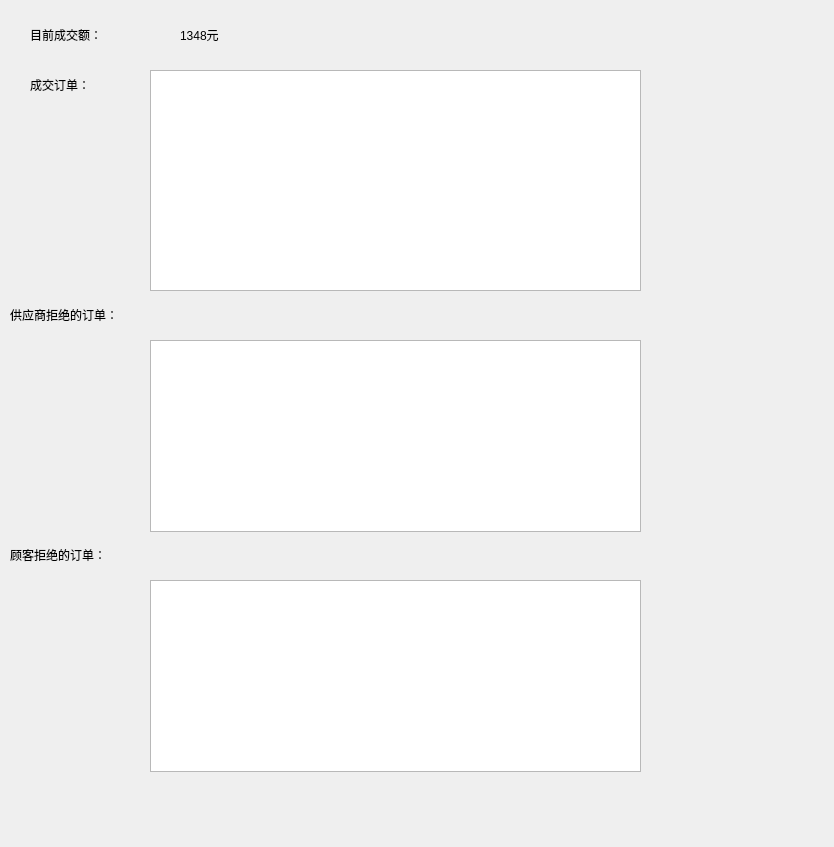
<?xml version="1.0" encoding="UTF-8"?>
<ui version="4.0">
 <class>Form</class>
 <widget class="QWidget" name="Form">
  <property name="geometry">
   <rect>
    <x>0</x>
    <y>0</y>
    <width>834</width>
    <height>847</height>
   </rect>
  </property>
  <property name="windowTitle">
   <string>Form</string>
  </property>
  <property name="styleSheet">
   <string notr="true">QWidget#Form
{
	border-image: url(:/TmainWgt/resource/picture/T_summaryWgt_background.jpg);
}</string>
  </property>
  <widget class="QLabel" name="label">
   <property name="geometry">
    <rect>
     <x>30</x>
     <y>20</y>
     <width>168</width>
     <height>30</height>
    </rect>
   </property>
   <property name="styleSheet">
    <string notr="true">font: 18pt &quot;隶书&quot;;</string>
   </property>
   <property name="text">
    <string>目前成交额：</string>
   </property>
  </widget>
  <widget class="QLabel" name="cfmmoneyQlabel">
   <property name="geometry">
    <rect>
     <x>180</x>
     <y>20</y>
     <width>168</width>
     <height>30</height>
    </rect>
   </property>
   <property name="styleSheet">
    <string notr="true">font: 18pt &quot;隶书&quot;;</string>
   </property>
   <property name="text">
    <string>1348元</string>
   </property>
  </widget>
  <widget class="QLabel" name="label_3">
   <property name="geometry">
    <rect>
     <x>30</x>
     <y>70</y>
     <width>168</width>
     <height>30</height>
    </rect>
   </property>
   <property name="styleSheet">
    <string notr="true">font: 18pt &quot;隶书&quot;;</string>
   </property>
   <property name="text">
    <string>成交订单：</string>
   </property>
  </widget>
  <widget class="QLabel" name="label_4">
   <property name="geometry">
    <rect>
     <x>10</x>
     <y>300</y>
     <width>211</width>
     <height>30</height>
    </rect>
   </property>
   <property name="styleSheet">
    <string notr="true">font: 18pt &quot;隶书&quot;;</string>
   </property>
   <property name="text">
    <string>供应商拒绝的订单：</string>
   </property>
  </widget>
  <widget class="QLabel" name="label_5">
   <property name="geometry">
    <rect>
     <x>10</x>
     <y>540</y>
     <width>211</width>
     <height>30</height>
    </rect>
   </property>
   <property name="styleSheet">
    <string notr="true">font: 18pt &quot;隶书&quot;;</string>
   </property>
   <property name="text">
    <string>顾客拒绝的订单：</string>
   </property>
  </widget>
  <widget class="QTableView" name="tableView">
   <property name="geometry">
    <rect>
     <x>150</x>
     <y>70</y>
     <width>491</width>
     <height>221</height>
    </rect>
   </property>
   <property name="styleSheet">
    <string notr="true">font: 16pt &quot;隶书&quot;;</string>
   </property>
  </widget>
  <widget class="QTableView" name="tableView_2">
   <property name="geometry">
    <rect>
     <x>150</x>
     <y>340</y>
     <width>491</width>
     <height>192</height>
    </rect>
   </property>
   <property name="styleSheet">
    <string notr="true">font: 16pt &quot;隶书&quot;;</string>
   </property>
  </widget>
  <widget class="QTableView" name="tableView_3">
   <property name="geometry">
    <rect>
     <x>150</x>
     <y>580</y>
     <width>491</width>
     <height>192</height>
    </rect>
   </property>
   <property name="styleSheet">
    <string notr="true">font: 16pt &quot;隶书&quot;;</string>
   </property>
  </widget>
 </widget>
 <resources>
  <include location="images.qrc"/>
 </resources>
 <connections/>
</ui>
